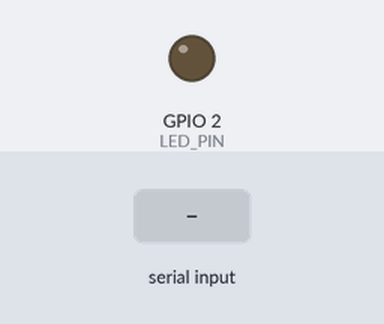
This sketch was run on a simulated ESP32. On the bench: output pins drawn as LEDs (lit = HIGH). The test bench sets the inputs (shaded band). Nothing arrives over Bluetooth unless stated; what the sketch prints to the serial monitor is not drawn.

Above: at 1.2 s.
1.3 s: "ON" received over the second serial link
At 3.4 s:
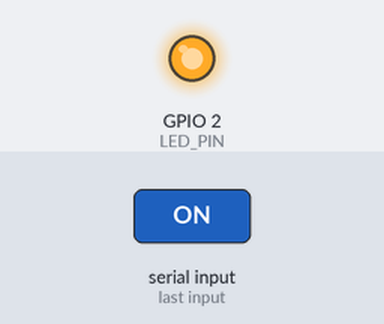
3.8 s: "OFF" received over the second serial link
At 5.7 s:
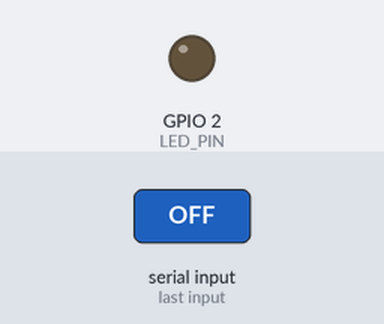
Timing chart, 0 to 7.2 s (numbered marks = the images above; inputs shaded):
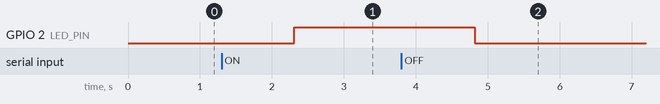

Measured:
- after the input at 1.3 s, GPIO 2 (LED_PIN): LOW → HIGH after 1.0 s
- after the input at 3.8 s, GPIO 2 (LED_PIN): HIGH → LOW after 1.0 s

The sketch:

BluetoothExample.ino
```cpp
#include "BluetoothSerial.h"

BluetoothSerial SerialBT;
#define LED_PIN 2

void setup() {
  pinMode(LED_PIN, OUTPUT);
  Serial.begin(115200);

  SerialBT.begin("ESP32_LED_Control");
  Serial.println("Bluetooth device is ready to pair.");
}

void loop() {
  if (SerialBT.available()) {
    String message = SerialBT.readString();
    message.trim();

    if (message == "ON") {
      digitalWrite(LED_PIN, HIGH);
      SerialBT.println("LED turned on");
    } else if (message == "OFF") {
      digitalWrite(LED_PIN, LOW);
      SerialBT.println("LED turned off");
    } else {
      SerialBT.println("Invalid command. Send 'ON' or 'OFF' to control the LED.");
    }
  }

  delay(20);
}
```
